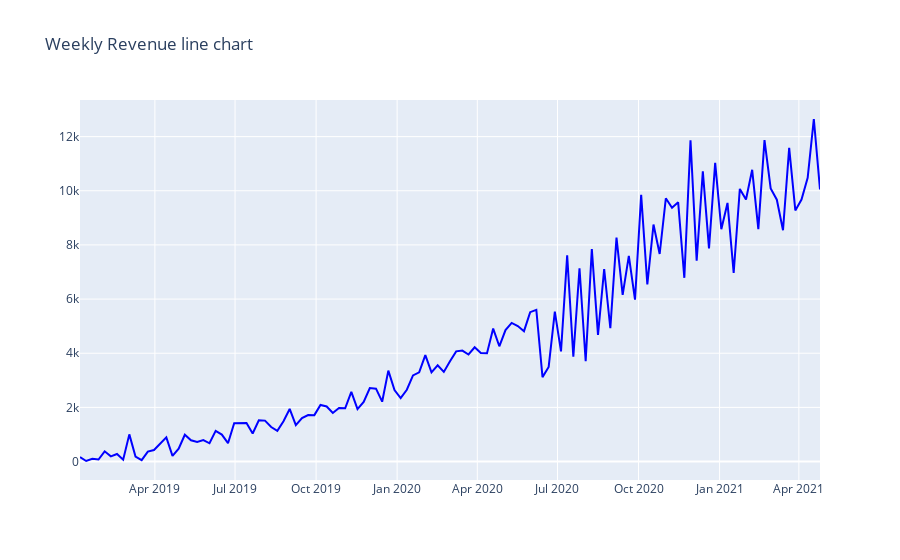

The cell this chart's notebook holds for it:
### Markdown cell above
In order to better understand possible patterns or trends, let’s slice the data into weekly and daily formats. In the chart below (see ‘Weekly Revenue line chart’) we can see very clearly the changing trend of revenue. 

 From July 2020 the frequency and magnitude of revenue have changed significantly. Over some periods we can spot a certain pattern but its still not very clear.

### Code cell
#Plotting Weekly Revenue line chart
fig = go.Figure(go.Scatter(x=week_viz.index, y=week_viz['Revenue'],line=dict(color='blue', width=2)))
fig.update_layout(
    title_text='Weekly Revenue line chart')

fig.show()
